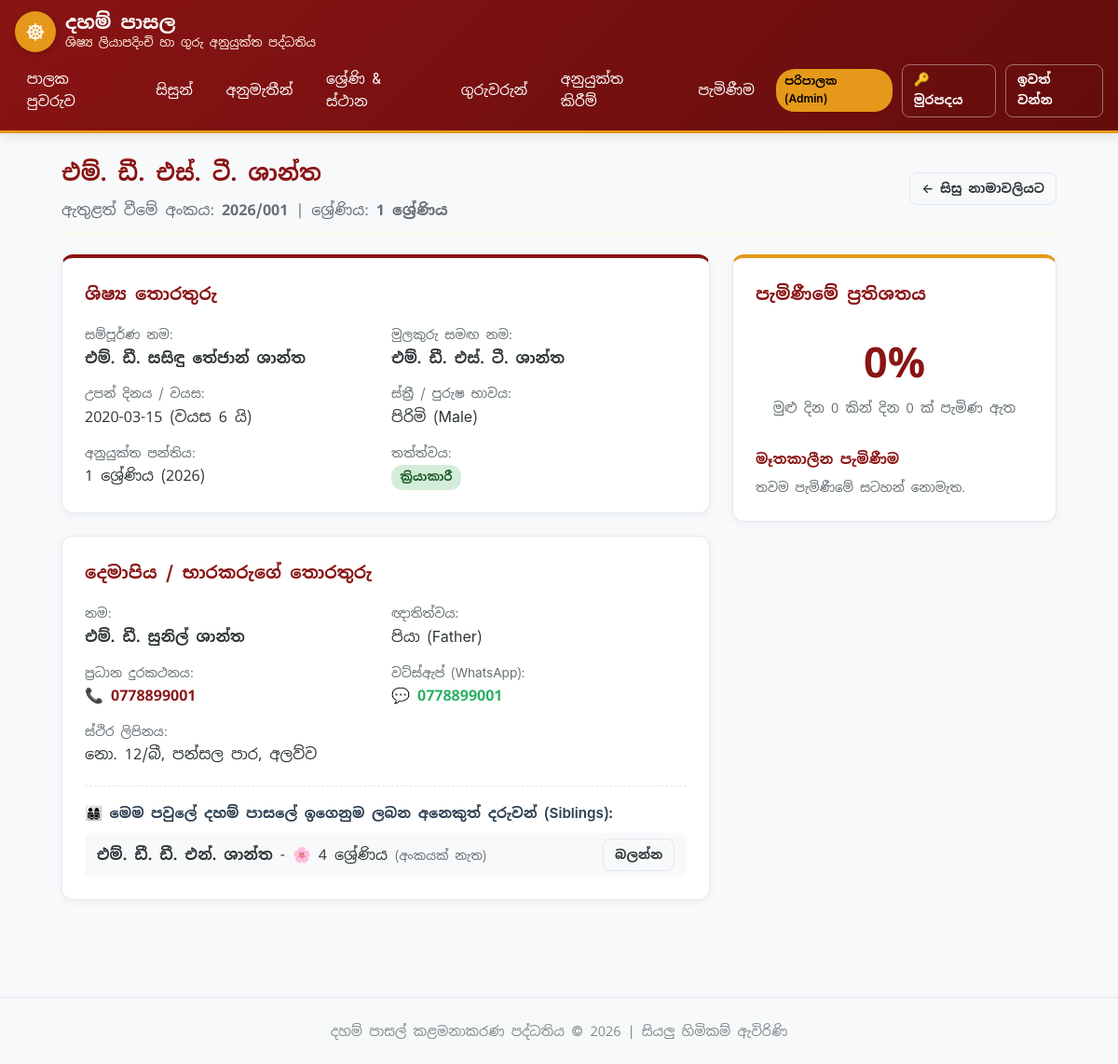
The page /students/1/ (signed in) on the database its author committed.
### students/models.py (models this page shows, shortened)
class Student(models.Model):
    GENDER_CHOICES = [
        ('MALE', 'පිරිමි (Male)'),
        ('FEMALE', 'ගැහැණු (Female)'),
    ]
    STATUS_CHOICES = [
        ('PENDING', 'අනුමැතිය අපේක්ෂිත (Pending Verification)'),
        ('APPROVED', 'අනුමත කළ (Active Student)'),
        ('REJECTED', 'ප්‍රතික්ෂේපිත (Rejected)'),
        ('INACTIVE', 'අක්‍රිය (Inactive)'),
    ]
    RELATIONSHIP_CHOICES = [
        ('FATHER', 'පියා (Father)'),
        ('MOTHER', 'මව (Mother)'),
        ('GUARDIAN', 'භාරකරු (Guardian)'),
        ('OTHER', 'වෙනත් (Other)'),
    ]
    admission_number = models.CharField(
        max_length=50,
        blank=True,
        null=True,
        unique=True,
        verbose_name='ඇතුළත් වීමේ අංකය (Admission No)'
    )
    full_name_sinhala = models.CharField(max_length=255, verbose_name='සම්පූර්ණ නම (සිංහලෙන්)')
    name_with_initials_sinhala = models.CharField(max_length=255, verbose_name='මුලකුරු සමඟ නම')
    dob = models.DateField(verbose_name='උපන් දිනය')
    gender = models.CharField(max_length=10, choices=GENDER_CHOICES, default='MALE', verbose_name='ස්ත්‍රී / පුරුෂ භාවය')
    guardian = models.ForeignKey(
        Guardian,
        on_delete=models.CASCADE,
        related_name='students',
        verbose_name='දෙමාපිය / භාරකරු'
    )
    relationship_to_guardian = models.CharField(
        max_length=20,
        choices=RELATIONSHIP_CHOICES,
        default='FATHER',
        verbose_name='භාරකරුගේ ඥාතිත්වය'
    )
    applied_grade = models.ForeignKey(
        GradeLevel,
        on_delete=models.PROTECT,
        related_name='applied_students',
        verbose_name='ඉල්ලුම් කරන ශ්‍රේණිය'
    )
    assigned_class = models.ForeignKey(
        ClassSection,
        on_delete=models.SET_NULL,
        null=True,
        blank=True,
        related_name='students',
        verbose_name='අනුයුක්ත පන්තිය'
    )
    medical_notes = models.TextField(blank=True, verbose_name='සෞඛ්‍ය ගැටළු / ආසාත්මිකතා (ඇත්නම්)')
    special_notes = models.TextField(blank=True, verbose_name='වෙනත් විශේෂ සටහන්')
    status = models.CharField(
        max_length=20,
        choices=STATUS_CHOICES,
        default='PENDING',
        verbose_name='ලියාපදිංචි තත්ත්වය'
    )
    verified_by = models.ForeignKey(
        User,
        on_delete=models.SET_NULL,
        null=True,
        blank=True,
        related_name='verified_students',
        verbose_name='තහවුරු කළ පරිශීලකයා'
    )
    verified_at = models.DateTimeField(null=True, blank=True, verbose_name='තහවුරු කළ දිනය')
    created_at = models.DateTimeField(auto_now_add=True, verbose_name='ලියාපදිංචි වූ දිනය')
    class Meta:
        ordering = ['applied_grade__order_index', 'admission_number', 'name_with_initials_sinhala']
        verbose_name = 'ශිෂ්‍යයා'
        verbose_name_plural = 'සිසුන් (Students)'
    @property
    def age(self):
        if not self.dob:
            return None
        today = date.today()
        return today.year - self.dob.year - ((today.month, today.day) < (self.dob.month, self.dob.day))

class Guardian(models.Model):
    full_name_sinhala = models.CharField(max_length=255, verbose_name='දෙමාපිය / භාරකරුගේ නම')
    primary_phone = models.CharField(max_length=20, db_index=True, verbose_name='ප්‍රධාන දුරකථන අංකය')
    whatsapp_phone = models.CharField(max_length=20, blank=True, verbose_name='වට්ස්ඇප් (WhatsApp) අංකය')
    address = models.TextField(verbose_name='ලිපිනය')
    occupation = models.CharField(max_length=100, blank=True, verbose_name='රැකියාව')
    linked_teacher = models.ForeignKey(
        Teacher,
        on_delete=models.SET_NULL,
        null=True,
        blank=True,
        related_name='guardian_profiles',
        verbose_name='දහම් පාසලේ ගුරුභවතෙක් නම් (Linked Teacher)'
    )
    created_at = models.DateTimeField(auto_now_add=True)
    class Meta:
        verbose_name = 'දෙමාපිය / භාරකරු'
        verbose_name_plural = 'දෙමාපියන් / භාරකරුවන් (Guardians)'

### academics/models.py (models this page shows, shortened)
class GradeLevel(models.Model):
    name = models.CharField(max_length=100, verbose_name='ශ්‍රේණියේ නම (Sinhala)')
    english_name = models.CharField(max_length=100, blank=True, verbose_name='නම (English)')
    order_index = models.PositiveIntegerField(default=1, verbose_name='අනුපිළිවෙල අංකය')
    description = models.TextField(blank=True, verbose_name='විස්තරය')
    class Meta:
        ordering = ['order_index']
        verbose_name = 'ශ්‍රේණිය'
        verbose_name_plural = 'ශ්‍රේණි (Grades)'

class ClassSection(models.Model):
    grade_level = models.ForeignKey(GradeLevel, on_delete=models.CASCADE, related_name='sections', verbose_name='ශ්‍රේණිය')
    academic_year = models.ForeignKey(AcademicYear, on_delete=models.CASCADE, related_name='sections', verbose_name='අධ්‍යයන වර්ෂය')
    section_name = models.CharField(max_length=50, default='ප්‍රධාන', verbose_name='කාණ්ඩය / පන්තියේ නම')
    classroom = models.ForeignKey(Classroom, on_delete=models.SET_NULL, null=True, blank=True, verbose_name='පන්ති කාමරය')
    class Meta:
        unique_together = ('grade_level', 'academic_year', 'section_name')
        ordering = ['grade_level__order_index', 'section_name']
        verbose_name = 'පන්තිය'
        verbose_name_plural = 'පන්ති (Class Sections)'
    def __str__(self):
        if self.section_name and self.section_name != 'ප්‍රධාන':
            return f"{self.grade_level.name} - {self.section_name} ({self.academic_year.year})"
        return f"{self.grade_level.name} ({self.academic_year.year})"

class AcademicYear(models.Model):
    year = models.PositiveIntegerField(unique=True, verbose_name='අධ්‍යයන වර්ෂය')
    is_current = models.BooleanField(default=False, verbose_name='වත්මන් වර්ෂයද?')
    class Meta:
        ordering = ['-year']
        verbose_name = 'අධ්‍යයන වර්ෂය'
        verbose_name_plural = 'අධ්‍යයන වර්ෂ (Academic Years)'

### students/views.py (the view)
# urls.py: path('students/<int:student_id>/', views.student_detail, name='student_detail'),
@login_required
def student_detail(request, student_id):
    student = get_object_or_404(Student.objects.select_related('guardian', 'applied_grade', 'assigned_class'), id=student_id)
    siblings = Student.objects.filter(guardian=student.guardian).exclude(id=student.id)
    attendance_records = student.attendance_records.select_related('session').order_by('-session__date')[:15]
    total_attended = student.attendance_records.filter(status='PRESENT').count()
    total_sessions = student.attendance_records.count()
    attendance_rate = round((total_attended / total_sessions * 100), 1) if total_sessions > 0 else 0
    return render(request, 'students/student_detail.html', {
        'student': student,
        'siblings': siblings,
        'attendance_records': attendance_records,
        'total_attended': total_attended,
        'total_sessions': total_sessions,
        'attendance_rate': attendance_rate,
    })

### templates/students/student_detail.html (shortened to what this page needs)
{% extends 'base.html' %}
{% block content %}
<div class="card-header-temple">
    <div>
        <h2>{{ student.name_with_initials_sinhala }}</h2>
        <p style="color: var(--text-muted);">
            ඇතුළත් වීමේ අංකය: <strong>{{ student.admission_number|default:"[තවම ලබා දී නැත]" }}</strong> |
            ශ්‍රේණිය: <strong>{{ student.applied_grade.name }}</strong>
        </p>
    </div>
    <a href="{% url 'student_list' %}" class="btn btn-sm btn-outline">&larr; සිසු නාමාවලියට</a>
</div>
<div style="display: grid; grid-template-columns: 2fr 1fr; gap: 1.5rem; flex-wrap: wrap;">
    <div>
        <div class="card-box" style="border-top: 4px solid var(--primary-color);">
            <h3 style="font-size: 1.15rem; margin-bottom: 1rem;">ශිෂ්‍ය තොරතුරු</h3>
            <div style="display: grid; grid-template-columns: 1fr 1fr; gap: 12px;">
                <div>
                    <span style="color: var(--text-muted); font-size: 0.85rem;">සම්පූර්ණ නම:</span>
                    <div><strong>{{ student.full_name_sinhala }}</strong></div>
                </div>
                <div>
                    <span style="color: var(--text-muted); font-size: 0.85rem;">මුලකුරු සමඟ නම:</span>
                    <div><strong>{{ student.name_with_initials_sinhala }}</strong></div>
                </div>
                <div>
                    <span style="color: var(--text-muted); font-size: 0.85rem;">උපන් දිනය / වයස:</span>
                    <div>{{ student.dob|date:"Y-m-d" }} (වයස {{ student.age }} යි)</div>
                </div>
                <div>
                    <span style="color: var(--text-muted); font-size: 0.85rem;">ස්ත්‍රී / පුරුෂ භාවය:</span>
                    <div>{{ student.get_gender_display }}</div>
                </div>
                <div>
                    <span style="color: var(--text-muted); font-size: 0.85rem;">අනුයුක්ත පන්තිය:</span>
                    <div>{{ student.assigned_class|default:"තවම අනුයුක්ත කර නැත" }}</div>
                </div>
                <div>
                    <span style="color: var(--text-muted); font-size: 0.85rem;">තත්ත්වය:</span>
                    <div>
                        {% if student.status == 'APPROVED' %}
                            <span class="status-pill status-approved">ක්‍රියාකාරී</span>
                        {% elif student.status == 'PENDING' %}
                            <span class="status-pill status-pending">අනුමැතිය අපේක්ෂිත</span>
                        {% else %}
                            <span class="status-pill status-rejected">{{ student.get_status_display }}</span>
                        {% endif %}
                    </div>
                </div>
            </div>
        </div>
        <div class="card-box">
            <h3 style="font-size: 1.15rem; margin-bottom: 1rem;">දෙමාපිය / භාරකරුගේ තොරතුරු</h3>
            <div style="display: grid; grid-template-columns: 1fr 1fr; gap: 12px;">
                <div>
                    <span style="color: var(--text-muted); font-size: 0.85rem;">නම:</span>
                    <div>
                        <strong>{{ student.guardian.full_name_sinhala }}</strong>
                    </div>
                </div>
                <div>
                    <span style="color: var(--text-muted); font-size: 0.85rem;">ඥාතිත්වය:</span>
                    <div>{{ student.get_relationship_to_guardian_display }}</div>
                </div>
                <div>
                    <span style="color: var(--text-muted); font-size: 0.85rem;">ප්‍රධාන දුරකථනය:</span>
                    <div>
                        <a href="tel:{{ student.guardian.primary_phone }}" style="color: var(--primary-color); font-weight: 600; text-decoration: none;">
                            📞 {{ student.guardian.primary_phone }}
                        </a>
                    </div>
                </div>
                <div>
                    <span style="color: var(--text-muted); font-size: 0.85rem;">වට්ස්ඇප් (WhatsApp):</span>
                    <div>
                        {% if student.guardian.whatsapp_phone %}
                            <a href="https://wa.me/{{ student.guardian.whatsapp_phone }}" target="_blank" style="color: #27ae60; text-decoration: none; font-weight: 600;">
                                💬 {{ student.guardian.whatsapp_phone }}
                            </a>
                        {% else %}
                            -
                        {% endif %}
                    </div>
                </div>
                <div style="grid-column: span 2;">
                    <span style="color: var(--text-muted); font-size: 0.85rem;">ස්ථිර ලිපිනය:</span>
                    <div>{{ student.guardian.address }}</div>
                </div>
            </div>
            {% if siblings %}
            <div style="margin-top: 1.25rem; padding-top: 1rem; border-top: 1px dashed var(--border-color);">
                <span style="font-weight: 600; color: #2c3e50; font-size: 0.95rem;">
                    👨‍👩‍👧‍👦 මෙම පවුලේ දහම් පාසලේ ඉගෙනුම ලබන අනෙකුත් දරුවන් (Siblings):
                </span>
                <div style="margin-top: 0.5rem; display: flex; flex-direction: column; gap: 6px;">
                    {% for sib in siblings %}
                    <div style="background: #f8f9fa; padding: 0.4rem 0.8rem; border-radius: 6px; display: flex; justify-content: space-between; align-items: center;">
                        <div>
                            <strong>{{ sib.name_with_initials_sinhala }}</strong> - 🌸 {{ sib.applied_grade.name }}
                            <small style="color: var(--text-muted);">({{ sib.admission_number|default:"අංකයක් නැත" }})</small>
                        </div>
                        <a href="{% url 'student_detail' sib.id %}" class="btn btn-sm btn-outline">බලන්න</a>
                    </div>
                    {% endfor %}
                </div>
            </div>
            {% endif %}
        </div>
    </div>
    <div>
        <div class="card-box" style="border-top: 4px solid var(--accent-gold);">
            <h3 style="font-size: 1.15rem; margin-bottom: 0.5rem;">පැමිණීමේ ප්‍රතිශතය</h3>
            <div style="text-align: center; padding: 1rem 0;">
                <div style="font-size: 2.8rem; font-weight: bold; color: var(--primary-color);">
                    {{ attendance_rate }}%
                </div>
                <div style="color: var(--text-muted); font-size: 0.9rem;">
                    මුළු දින {{ total_sessions }} කින් දින {{ total_attended }} ක් පැමිණ ඇත
                </div>
            </div>
            <h4 style="font-size: 0.95rem; margin-top: 1rem; margin-bottom: 0.5rem;">මෑතකාලීන පැමිණීම</h4>
            <div style="max-height: 250px; overflow-y: auto;">
                {% for att in attendance_records %}
                <div style="display: flex; justify-content: space-between; padding: 0.4rem 0; border-bottom: 1px solid #f1f2f6; font-size: 0.9rem;">
                    <span>{{ att.session.date|date:"Y-m-d" }}</span>
                    {% if att.status == 'PRESENT' %}
                        <span style="color: #27ae60; font-weight: bold;">✓ පැමිණි</span>
                    {% elif att.status == 'ABSENT' %}
                        <span style="color: #e74c3c; font-weight: bold;">✕ නොපැමිණි</span>
                    {% else %}
                        <span style="color: #f39c12; font-weight: bold;">{{ att.get_status_display }}</span>
                    {% endif %}
                </div>
                {% empty %}
                <p style="color: var(--text-muted); font-size: 0.85rem;">තවම පැමිණීමේ සටහන් නොමැත.</p>
                {% endfor %}
            </div>
        </div>
    </div>
</div>
{% endblock %}

### rows shown on the page
Student: name_with_initials_sinhala "එම්. ඩී. එස්. ටී. ශාන්ත", admission_number "2026/001", applied_grade.name "1 ශ්‍රේණිය", full_name_sinhala "එම්. ඩී. සසිඳු තේජාන් ශාන්ත", dob "2020-03-15", age "6", gender "පිරිමි (Male)", assigned_class "1 ශ්‍රේණිය (2026)", guardian.full_name_sinhala "එම්. ඩී. සුනිල් ශාන්ත", relationship_to_guardian "පියා (Father)", guardian.primary_phone "0778899001", guardian.whatsapp_phone "0778899001", guardian.address "නො. 12/බී, පන්සල පාර, අලව්ව"
Student: name_with_initials_sinhala "එම්. ඩී. ඩී. එන්. ශාන්ත", applied_grade.name "4 ශ්‍රේණිය", admission_number "අංකයක් නැත"

### other values the page prints
{{ attendance_rate }} "0"
{{ total_sessions }} "0"
{{ total_attended }} "0"
